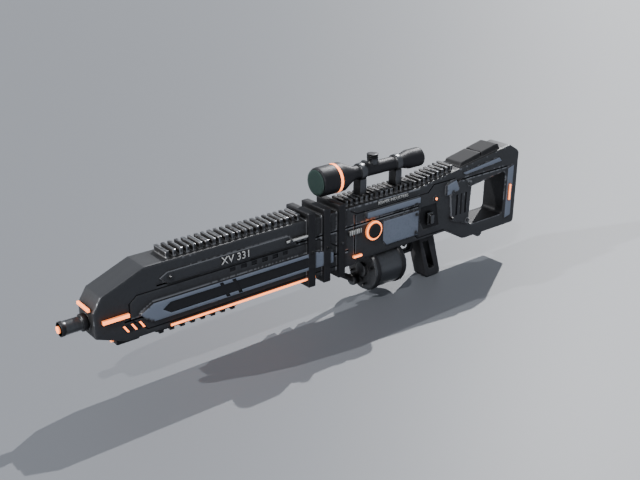
#> input picture kit/anchors/orbital_sniper_80.png, 640 x 480 px
$ python mod_gate.py ../anchors/orbital_sniper_80.png
#> lines starting #> are read from the running program, lines starting #| are printed output that depends on the picture; after the words box and inside, x2 and y2 are one past the last pixel; in counts of white or black regions, pixels touching at a corner belong together
"""mod_gate.py - the image half of the kit's MODERATION GATE (kit/lib/moderation.luau holds the words half).

Why it exists: Roblox moderates the account that uploads blood or gore (pools and splats included): Open Cloud then
answers 403 'User is moderated' to every call. An uploaded image is judged on its own - a game's age label does not
cover it. So before anything is sent, every image is measured here and one that
reads as blood is held back.

What it measures, per PNG (pixels with alpha >= 0.5 are "shown"):
  crimson  - the share of shown pixels in blood's colour: hue within 20 degrees of red (340..12), saturation
             >= 0.45, value 0.10..0.85 (dark to mid red; fire's bright orange-yellow core and a pure glow at full
             value are NOT blood's colour). Blood on a decal is most of what the decal shows.
  blobs    - how many separate crimson patches (8-connected, >= 0.02% of the image each) - a splatter is many.
  flagged  - crimson >= HOLD_SHARE, or crimson >= SPLAT_SHARE with >= SPLAT_BLOBS patches.
The thresholds were set on the kit's own built textures (fire, auras, UI art, model maps: none flagged, the
highest crimson share measured is kept in the selftest note) and the selftest's drawn pool and splatter (both
flagged). A flagged image is never "probably fine": the owner clears it by name (kit moderation clear), or it
stays home.

Usage: python -I kit/tools/mod_gate.py <png> [<png> ...]   -> one JSON line: {"images": [...], "flagged": n}
Exit 0 always when it could read the files (the verdict is in the JSON); 2 when a file cannot be read.
"""

import json
import sys

import numpy as np
from PIL import Image

HOLD_SHARE = 0.30     # most of what the image shows is blood-red: a pool, a smear, a red decal
SPLAT_SHARE = 0.08    # a fair part of it, in many separate drops: a splatter
SPLAT_BLOBS = 6
BLOB_MIN = 0.0002     # a patch smaller than this share of the image is noise, not a drop


def crimson_mask(rgba):
    a = rgba[..., 3].astype(np.float32) / 255.0
    rgb = rgba[..., :3].astype(np.float32) / 255.0
    r, g, b = rgb[..., 0], rgb[..., 1], rgb[..., 2]
    mx = rgb.max(axis=-1)
    mn = rgb.min(axis=-1)
    d = mx - mn
    sat = np.where(mx > 0, d / np.maximum(mx, 1e-6), 0.0)
    # hue in degrees (red at 0)
    hue = np.zeros_like(mx)
    m = d > 1e-6
    rr = m & (mx == r)
    gg = m & (mx == g) & ~rr
    bb = m & ~rr & ~gg
    hue[rr] = (60.0 * ((g[rr] - b[rr]) / d[rr])) % 360.0
    hue[gg] = 60.0 * ((b[gg] - r[gg]) / d[gg]) + 120.0
    hue[bb] = 60.0 * ((r[bb] - g[bb]) / d[bb]) + 240.0
    red_hue = (hue >= 340.0) | (hue <= 12.0)
    shown = a >= 0.5
    crim = shown & m & red_hue & (sat >= 0.45) & (mx >= 0.10) & (mx <= 0.85)
    return crim, shown


def blobs(mask, min_px):
    """8-connected patches of the mask of at least min_px pixels (an iterative fill: no scipy needed)."""
    h, w = mask.shape
    seen = np.zeros_like(mask, dtype=bool)
    count = 0
    ys, xs = np.nonzero(mask)
    for y0, x0 in zip(ys.tolist(), xs.tolist()):
        if seen[y0, x0]:
            continue
        stack = [(y0, x0)]
        seen[y0, x0] = True
        size = 0
        while stack:
            y, x = stack.pop()
            size += 1
            for dy in (-1, 0, 1):
                for dx in (-1, 0, 1):
                    ny, nx = y + dy, x + dx
                    if 0 <= ny < h and 0 <= nx < w and mask[ny, nx] and not seen[ny, nx]:
                        seen[ny, nx] = True
                        stack.append((ny, nx))
        if size >= min_px:
            count += 1
    return count


def measure(path):
    im = Image.open(path).convert("RGBA")
    # measured at up to 512 px on the long side: the share does not change, the patch count barely does
    scale = 512.0 / max(im.size)
    if scale < 1.0:
        im = im.resize((max(1, round(im.size[0] * scale)), max(1, round(im.size[1] * scale))), Image.NEAREST)
    rgba = np.asarray(im)
    crim, shown = crimson_mask(rgba)
    n_shown = int(shown.sum())
    share = float(crim.sum()) / n_shown if n_shown else 0.0
    patches = blobs(crim, max(2, int(BLOB_MIN * crim.size))) if share >= SPLAT_SHARE else 0
    flagged = share >= HOLD_SHARE or (share >= SPLAT_SHARE and patches >= SPLAT_BLOBS)
    why = ""
    if share >= HOLD_SHARE:
        why = f"{share:.0%} of what it shows is blood-red"
    elif flagged:
        why = f"{share:.0%} blood-red in {patches} separate patches (a splatter)"
    return {"file": path, "crimson": round(share, 4), "patches": patches, "shown": n_shown,
            "flagged": bool(flagged), "why": why}


def main(argv):
    out, bad = [], []
    for p in argv:
        try:
            out.append(measure(p))
#> in crimson_mask, `a = rgba[..., 3].astype(np.float32) / 255.0`: a: shape (384, 512) float32; every value is 1
#> in crimson_mask, `sat = np.where(mx > 0, d / np.maximum(mx, 1e-6), 0.0)`:
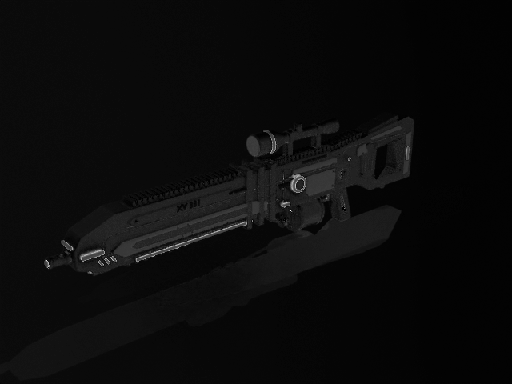
#> sat: shape (384, 512) float32; min 0, max 1, mean 0.0461
#> in crimson_mask, `m = d > 1e-6`:
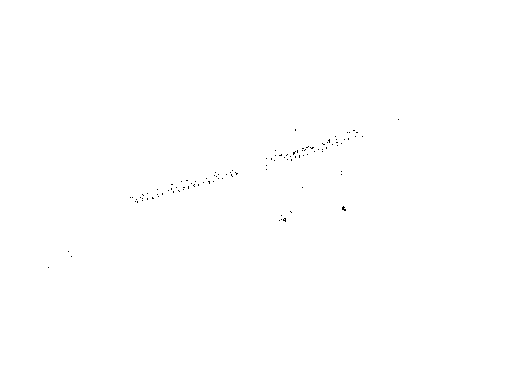
#> m: shape (384, 512) bool; 99.9% white; black in thin lines or dots, all inside (x1, y1, x2, y2) = (48, 119, 399, 268)
#> in crimson_mask, `rr = m & (mx == r)`:
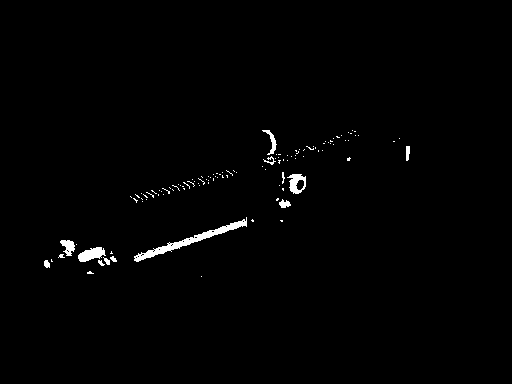
#> rr: shape (384, 512) bool; 1.1% white; 114 white regions (101 under 20 px), largest, box (x1, y1, x2, y2) and area: (134, 217, 247, 262) 749, (78, 247, 106, 262) 262, (287, 174, 306, 194) 219
#> in crimson_mask, `gg = m & (mx == g) & ~rr`: gg: shape (384, 512) bool; 0.16% white; 76 white regions (75 under 20 px), largest, box (x1, y1, x2, y2) and area: (246, 136, 260, 157) 211
#> in crimson_mask, `bb = m & ~rr & ~gg`:
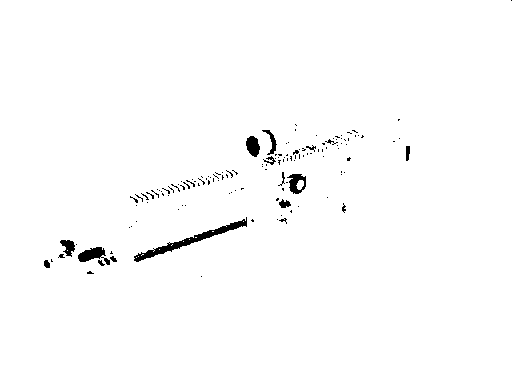
#> bb: shape (384, 512) bool; 98.7% white; 137 black regions (121 under 20 px), largest, box (x1, y1, x2, y2) and area: (134, 217, 247, 262) 750, (78, 247, 110, 265) 293, (287, 174, 306, 194) 221
#> in crimson_mask, `hue[gg] = 60.0 * ((b[gg] - r[gg]) / d[gg]) + 120.0`:
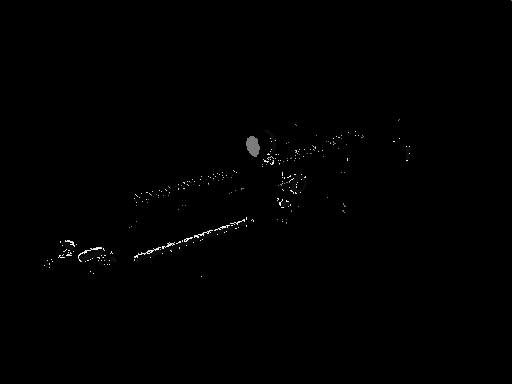
#> hue: shape (384, 512) float32; min 0, max 356, mean 1.4; drawn with min black and max white
#> in crimson_mask, `hue[bb] = 60.0 * ((r[bb] - g[bb]) / d[bb]) + 240.0`:
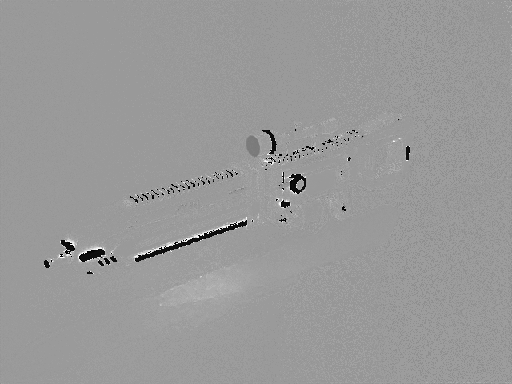
#> hue: shape (384, 512) float32; min 0, max 356, mean 214.3; drawn with min black and max white
#> in crimson_mask, `red_hue = (hue >= 340.0) | (hue <= 12.0)`: red_hue: shape (384, 512) bool; 0.4% white in thin lines or dots, all inside (x1, y1, x2, y2) = (44, 119, 410, 274)
#> in crimson_mask, `shown = a >= 0.5`: shown: shape (384, 512) bool; every value is 1
#> in crimson_mask, `crim = shown & m & red_hue & (sat >= 0.45) & (mx >= 0.10) & (mx <= 0.85)`:
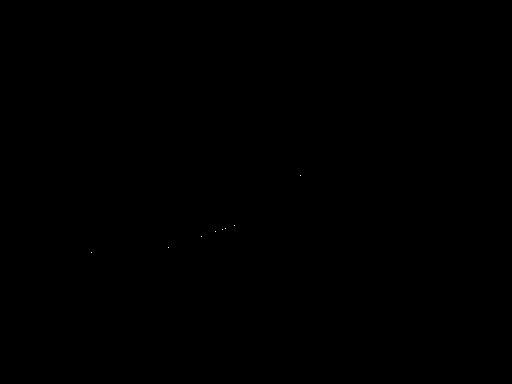
#> crim: shape (384, 512) bool; 0% white in thin lines or dots, all inside (x1, y1, x2, y2) = (91, 175, 301, 253)
#> in measure, `n_shown = int(shown.sum())`: n_shown = 196608
#> in measure, `share = float(crim.sum()) / n_shown if n_shown else 0.0`: share = 4.07e-05
#> in measure, `patches = blobs(crim, max(2, int(BLOB_MIN * crim.size))) if share >= S..`: patches = 0
#> in measure, `flagged = share >= HOLD_SHARE or (share >= SPLAT_SHARE and patches >= ..`: flagged = False
        except Exception as e:  # a file that cannot be read is reported, never skipped
            bad.append({"file": p, "error": str(e)[:200]})
    print(json.dumps({"images": out, "unreadable": bad, "flagged": sum(1 for r in out if r["flagged"])}))
#| {"images": [{"file": "../anchors/orbital_sniper_80.png", "crimson": 0.0, "patches": 0, "shown": 196608, "flagged": false, "why": ""}], "unreadable": [], "flagged": 0}
    return 2 if bad else 0


if __name__ == "__main__":
    sys.exit(main(sys.argv[1:]))
#> (the program exits here)
